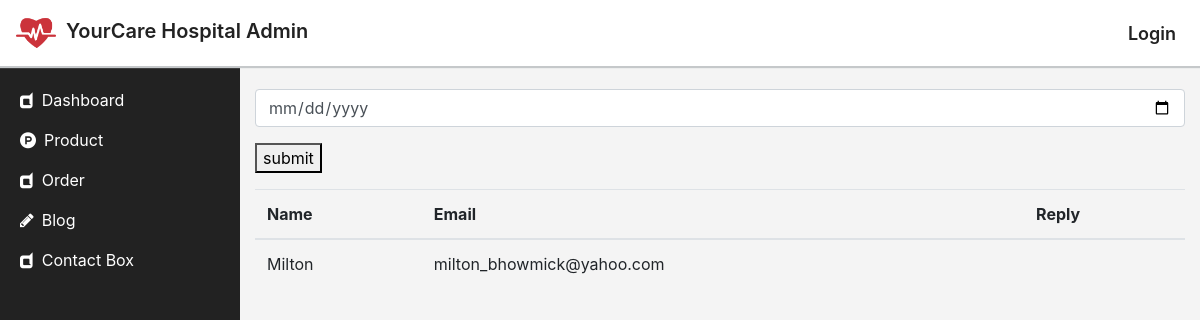
The page /staff/contact-box on the database as committed earlier.
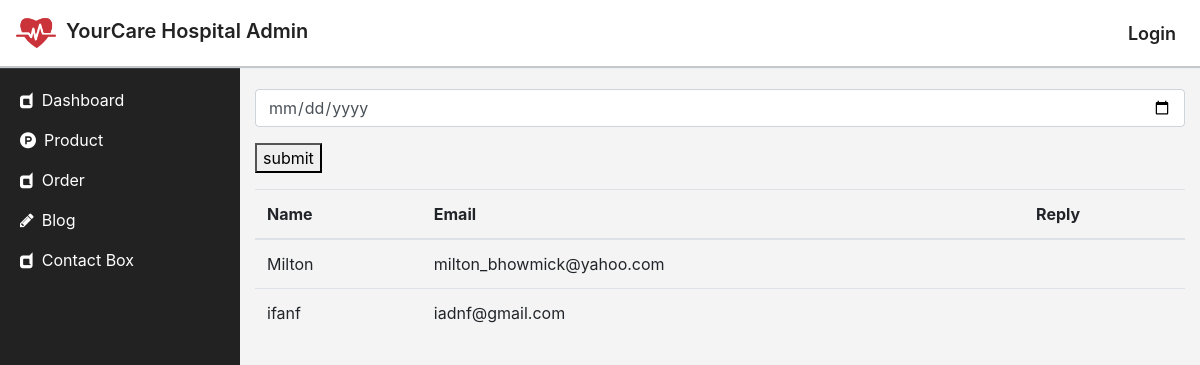
The same page on the database as committed later.
### staff/models.py (models this page shows, shortened)
class Contact(models.Model):
	name = models.CharField(max_length=255, blank=True)
	email = models.CharField(max_length=255, blank=True)
	message = models.TextField(max_length=255, blank=True)
	reply = models.TextField(max_length=255, blank=True, default='')
	update = models.DateTimeField(auto_now_add=True)

### staff/views.py (the view, shortened to what this page needs)
# urls.py: path('contact-box',views.ContactBox.as_view(), name='contact_box'),
class ContactBox(View):
	template_name = 'staff/contact/contact_box.html'
	def get(self, request):
		contacts = staff_model.Contact.objects.filter(update__date = datetime.date.today())
		contexts = {
			'contacts':contacts,
		}
		return render(request, self.template_name, contexts)

### staff/templates/staff/contact/contact_box.html (shortened to what this page needs)
{% extends 'base_staff.html' %}
{% block content %}
<div class="container my-4">
	<form method="POST">
		<div class="form-group">
			<input class="datepicker form-control" type="date" name="select_date">
		</div>
		<div class="form-group">
			<button>submit</button>
		</div>
	</form>
	<div class="table-responsive">
		<table class="table">
			<thead>
				<tr>
					<th>Name</th>
					<th>Email</th>
					<th>Reply</th>
				</tr>
			</thead>
			<tbody>
				{% for contact in contacts %}
					{% if contact.reply %}
						<tr>
							<td>{{contact.name}}</td>
							<td>{{contact.email}}</td>
							<td></td>
						</tr>
					{% endif %}
				{% endfor %}
			</tbody>
		</table>
	</div>
</div>
{% endblock %}

### staff/templates/base_staff.html (shortened to what this page needs)
<!DOCTYPE html>
<html>
	<head>
		{% load static %}
		<link rel="stylesheet" href="{% static 'bootstrap css/bootstrap.min.css'%}" type="text/css">
		<link rel="stylesheet" href="{% static 'bootstrap css/bootstrap-grid.min.css'%}" type="text/css">
		<link rel="stylesheet" href="{% static 'bootstrap css/bootstrap-reboot.min.css' %}" type="text/css">
		<link rel="stylesheet" href="{% static 'css/font-awesome.min.css' %}" type="text/css">
		<link rel="stylesheet" href="{% static 'css/elegant-icons.css' %}" type="text/css">
		<link rel="stylesheet" href="{% static 'staff/css/main.css' %}" type="text/css">
	</head>
	<body>
			<nav class="navbar navbar-expand-lg fixed-top" style="background-color: #fff;border-bottom-width:1px;border-bottom-color:#c5c8ca;border-bottom-style: solid;box-shadow: 0 0px 1px 1px #c5c8ca;z-index: 1500;">
			    <div class="d-flex flex-grow-1">
			        <a class="navbar-brand" href="#" style="font-weight: 600;">
			        	<img src="{% static 'images/company logo.png' %}" style="width: 40px; height: 40px;margin-right: 10px;">YourCare Hospital Admin
			        </a>
			        <div class="w-100 text-right">
			        </div>
			    </div>
			    <div class="collapse navbar-collapse flex-grow-1 text-left" id="myNavbar7">
			        <ul class="navbar-nav ml-auto flex-nowrap text-capitalize"style="font-weight: 600;font-size: 18px;">
			            {% if request.user.is_authenticated %}
				            <li class="nav-item text-capitalize">
				            	<a href="{% url 'account:logout' %}" class="nav-link">logout</a>
				            </li>
				        {% else %}
				        	<li class="nav-item text-capitalize">
			                	<a href="{% url 'account:login' %}" class="nav-link">login</a>
				            </li>
			            {% endif %}
			        </ul>
			    </div>
			</nav>
		<div>
			{% include 'staff/sidebar.html' %}
			<div class="content">
			    {% block content %}
				{% endblock %}
			</div>
		</div>
	</body>
</html>

### staff/templates/staff/sidebar.html (shortened to what this page needs)
<div class="sidebar">
	<ul class="sidebar_menu">
	    <li>
	    	<a href="{% url 'staff:dashboard' %}"><i class="fa fa-dashcube mr-2" aria-hidden="true"></i>Dashboard</a>
	    </li>
		<li>
	    	<a><i class="fa fa-product-hunt mr-2" aria-hidden="true"></i>Product</a>
	    </li>
	    <li>
	    	<a href="{% url 'staff:order_list' %}"><i class="fa fa-dashcube mr-2" aria-hidden="true"></i>Order</a>
	    </li>
		<li>
	    	<a id="id_blog"><i class="fa fa-pencil mr-2" aria-hidden="true"></i>Blog</a>
	    </li>
	    <li>
	    	<a href="{% url 'staff:contact_box' %}"><i class="fa fa-dashcube mr-2" aria-hidden="true"></i>Contact Box</a>
	    </li>
    </ul>
</div>

### staff/static/staff/css/main.css (style rules this page uses)
body { padding-top: 65px; background-color: #f4f4f4; overflow: hidden; }
a:link { color: #222; text-decoration: none; }
ul { margin: 0; padding: 0; }
.sidebar { position: fixed; background-color: #222; width: 15rem; height: 100vh; overflow-y: auto; z-index: 1039; }
.sidebar_menu { padding: 5px; margin:10px; line-height: 30px; list-style: none; }
.sidebar_menu li { padding: 5px; list-style-type: none; }
.sidebar_menu li a { color: #fff; display: block; cursor: pointer; }
.content { padding-left: 15rem; position: relative; height: calc(100vh - 58px); overflow-y: auto; }

Rows that differ between the two databases and show on the page:
added Contact: name "ifanf", email "iadnf@gmail.com"
